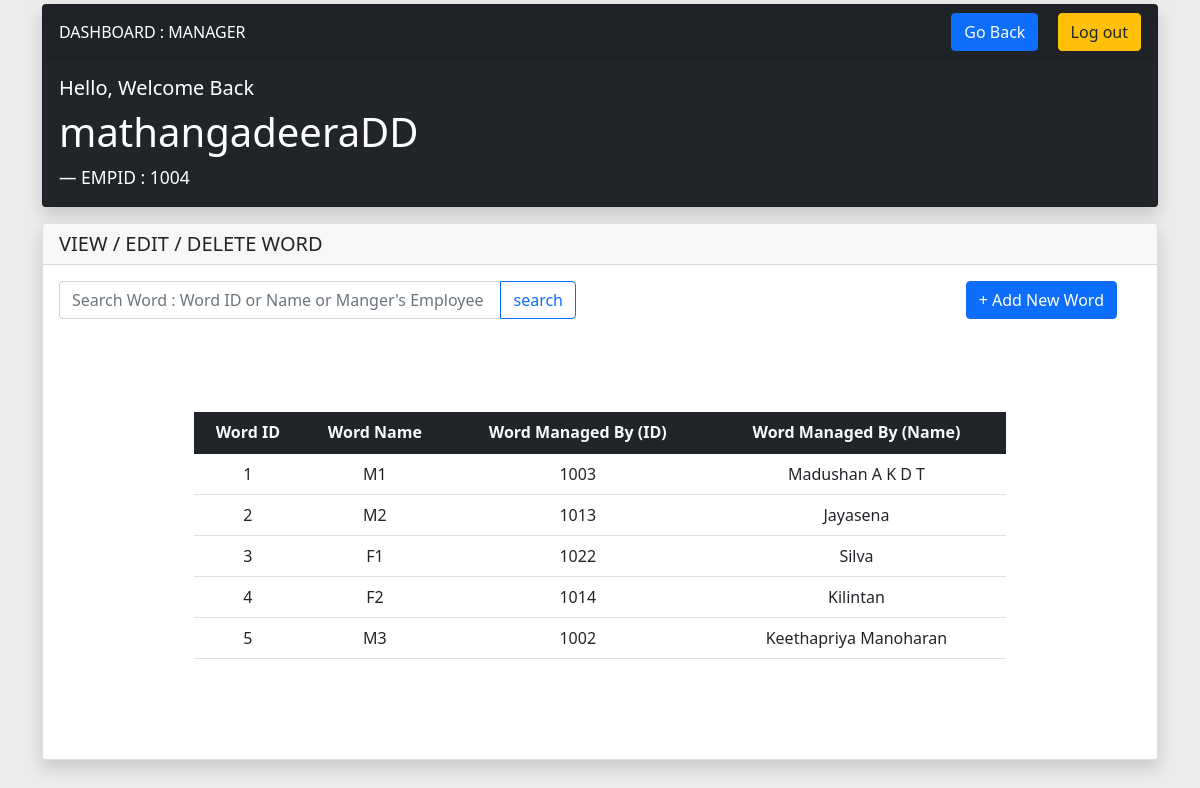
/routes/mang/word/word.php (signed in), run on the app's committed database.
### tables this page shows
CREATE TABLE `word` (
  `wordID` int(11) NOT NULL,
  `word_name` varchar(25) DEFAULT NULL,
  `managed_by` int(11) NOT NULL
);

CREATE TABLE `employee` (
  `employeeID` int(11) NOT NULL,
  `name` varchar(30) NOT NULL,
  `working_status` char(1) NOT NULL DEFAULT 'F',
  `contact_no` varchar(12) NOT NULL,
  `address` varchar(50) NOT NULL,
  `type` varchar(15) NOT NULL,
  `job_type` varchar(15) NOT NULL
);

### routes/mang/word/viewWord.php (the view, shortened to what this page needs)
<?php
require_once($_SERVER['DOCUMENT_ROOT'] . '/customFunc/textBoxValue.php');
?>
<div class="card mt-3 shadow">
    <h5 class="card-header">VIEW / EDIT / DELETE WORD</h5>
    <div class="card-body">
        <form method="post" action="" class="d-flex justify-content-start">
            <div class="row w-100">
                <div class="input-group col-md-6 w-50">
                    <input type="text" name="employeeID" class="form-control rounded" placeholder="Search Word : Word ID or Name or Manger's Employee ID" aria-label="Search" aria-describedby="search-addon" />
                    <button name="btn-search" value="btn-search" class="btn btn-outline-primary">search</button>
                </div>
                <div class="input-group w-50 col-md-6 d-flex justify-content-end">
                    <a onclick="displayAddNew()" class="btn btn-primary"> + Add New Word</a>
                </div>
            </div>
        </form>
        <?php
        if (!isset($id)) {
        ?>
            <div class="d-flex align-items-center justify-content-center" style="min-height:400px; width:100%;">
                <?php
                $sq = "SELECT word.wordID, word.word_name, word.managed_by, employee.name FROM word INNER JOIN employee ON word.managed_by = employee.employeeID;
                ";
                $result = mysqli_query($conn, $sq);
                if (mysqli_num_rows($result) > 0) {
                ?>
                    <table class="table table-hover w-75">
                        <thead class=" text-center text-light bg-dark">
                            <tr>
                                <th scope="col">Word ID</th>
                                <th scope="col">Word Name</th>
                                <th scope="col">Word Managed By (ID)</th>
                                <th scope="col">Word Managed By (Name)</th>
                            </tr>
                        </thead>
                        <tbody class="text-center">
                            <?php
                            while ($row = mysqli_fetch_array($result)) {
                            ?>
                                <tr>
                                    <td scope="col"><?php echo $row['wordID']; ?></td>
                                    <td scope="col"><?php echo $row['word_name']; ?></td>
                                    <td scope="col"><?php echo $row['managed_by']; ?></td>
                                    <td scope="col"><?php echo $row['name']; ?></td>
                                </tr>
                            <?php
                            }
                            ?>
                        </tbody>
                    </table>
                <?php
                } else {
                ?>
                    <h1 class="h1 text-center">No Word was found<br><br>Add new Word or Search for Word ...</h1>
                <?php
                }
                ?>
            </div>
        <?php
        } else if ($id == 0) {
        ?>
            <div class="d-flex align-items-center justify-content-center" style="min-height:400px; width:100%;">
                <h1 class="h1 text-center">SORRY,<br>There is no Word with given Details. <br> Try Again !</h1>
            </div>
        <?php
        }
        ?>
    </div>
</div>

### routes/mang/word/word.php (style rules this page uses)
* { margin: 0; padding: 0; box-sizing: border-box; }
body { background-color: #ebebeb; }

### data on the page
word: wordID "1", word_name "M1", managed_by "1003", managed_by.name "Madushan A K D T"
word: wordID "2", word_name "M2", managed_by "1013", managed_by.name "Jayasena"
word: wordID "3", word_name "F1", managed_by "1022", managed_by.name "Silva"
word: wordID "4", word_name "F2", managed_by "1014", managed_by.name "Kilintan"
word: wordID "5", word_name "M3", managed_by "1002", managed_by.name "Keethapriya Manoharan"

### other printed values
$feature "DASHBOARD : MANAGER"
$smallText "Hello, Welcome Back"
$bigText "mathangadeeraDD"
$footerText "1004"
